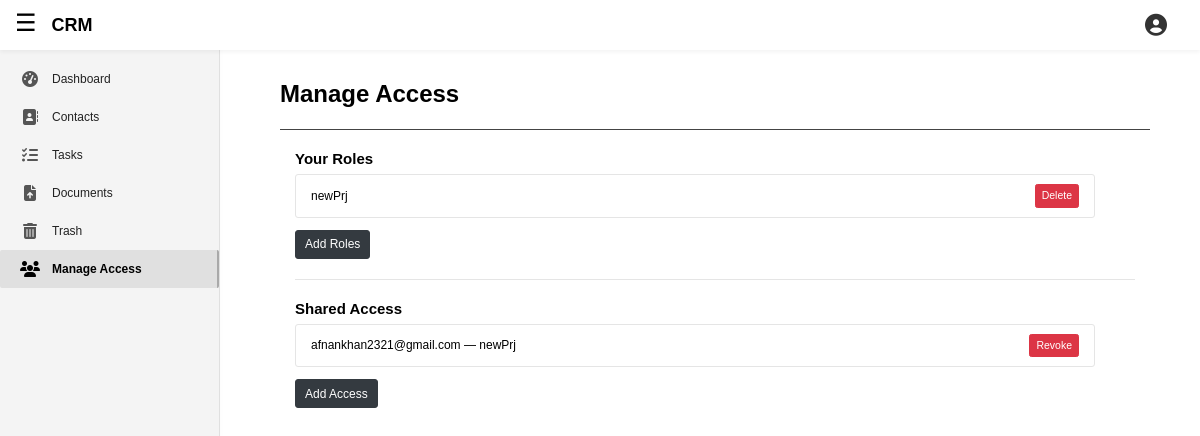
The page /apps/manage-access/ (signed in) on the database its author committed.
### accounts/models.py (models this page shows, shortened)
class Role(models.Model):
    name = models.CharField(max_length = 50)
    can_read_contact = models.BooleanField(default = False)
    can_add_contact = models.BooleanField(default = False)
    can_edit_contact = models.BooleanField(default = False)
    can_delete_contact = models.BooleanField(default = False)
    can_permanent_delete_contact = models.BooleanField(default = False)
    can_add_project = models.BooleanField(default = False)
    can_read_tasks = models.BooleanField(default = False)
    can_add_tasks = models.BooleanField(default = False)
    can_edit_tasks = models.BooleanField(default = False)
    can_delete_tasks = models.BooleanField(default = False)
    can_permanent_delete_tasks = models.BooleanField(default = False)
    can_read_documents = models.BooleanField(default = False)
    can_add_documents = models.BooleanField(default = False)
    can_edit_documents = models.BooleanField(default = False)
    can_delete_documents = models.BooleanField(default = False)
    can_permanent_delete_documents = models.BooleanField(default = False)
    user = models.ForeignKey(
        BusinessUser,
        on_delete = models.CASCADE,
    )
    class Meta:
        unique_together = ('user', 'name', )

class AccessPermission(models.Model):
    owner = models.ForeignKey(
        BusinessUser,
        related_name = 'shared_with',
        on_delete = models.CASCADE,
    )
    shared_with = models.ForeignKey(
        BusinessUser,
        related_name='accessible_accounts',
        on_delete = models.CASCADE,
    )
    role = models.ForeignKey(
        Role,
        on_delete = models.CASCADE,
    )
    date_shared = models.DateTimeField(auto_now_add = True)
    class Meta:
        unique_together = ('owner', 'shared_with', )

class BusinessUser(models.Model):
    public_id = models.UUIDField(default=uuid.uuid4, unique=True, editable=False)
    company_email = models.EmailField(max_length=60, unique=True, null=True, blank=True)
    company_name = models.CharField(max_length=95, unique=True, null=True, blank=True)
    industry = models.CharField(max_length=100, blank=True, null=True)
    job_title = models.CharField(max_length=255, blank=True, null=True)
    employees = models.IntegerField(default=None, blank=True, null=True)
    website = models.URLField(max_length=200, blank=True, null=True)
    address = models.TextField(blank=True, null=True)
    country = models.CharField(max_length=100, blank=True, null=True)
    phone = models.CharField(max_length=15, blank=True, null=True)
    last_login = models.DateTimeField(auto_now=True)
    company_logo = models.ImageField(upload_to=get_image_filepath, blank=True, null=True, default=get_default_image)
    user = models.OneToOneField(User, on_delete=models.CASCADE)

### featuredApp/views.py (the view, shortened to what this page needs)
# urls.py: path('manage-access/', views.manage_access, name='appManageAccess'),
@login_required
def manage_access(request):
    user = request.user.businessuser
    projects = Project.objects.filter(user=user)
    roles = Role.objects.filter(user=user)
    accesses = AccessPermission.objects.filter(owner=user)
    logged_in_user = request.user.businessuser
    role_form = RolesCreationForm_Account(user=user)
    permission_formset_factory = modelformset_factory(
        ProjectAccessPermission,
        form=ProjectAccessPermissionForm_Client,
        extra=len(projects)
    )
    permission_formset = None
    initial_data = [{
        'project_id': project.id,
        'project_name': project.name,
        'can_read_project': False,
        'can_edit_project': False,
        'can_delete_project': False,
        'can_permanent_delete_project': False,
    } for project in projects]
    permission_formset = permission_formset_factory(
        queryset=ProjectAccessPermission.objects.none(),
        initial=initial_data,
    )
    formset_with_projects = zip(permission_formset, projects)
    context = {
        'formA': role_form,
        'formB': permission_formset,
        'formB_with_project_queryset': formset_with_projects,
        'project_queryset': projects,
        'roles': roles,
        'accesses': accesses,
        'businessuser': user,
    }
    return render(request, 'featuredApp/manage_access.html', context)

### client/models.py (called while the page is built)
    def get_queryset(self):
        return super().get_queryset().filter(is_deleted = False)

### featuredApp/context_processor.py (called while the page is built)
def accessible_accounts(request):
    if request.user.is_authenticated:
        accounts = request.user.businessuser.accessible_accounts.select_related('owner', 'role')
        self_account = request.user.businessuser
    else:
        accounts = []
    return {
        'self_account': self_account,
        'accessible_accounts': accounts,
    }

### featuredApp/templates/featuredApp/manage_access.html (shortened to what this page needs)
{% extends 'featuredApp/base.html' %}
{% load static %}
{% load crispy_forms_tags %}
{% load widget_tweaks %}
{% block addCSSlink %}
	<link rel="stylesheet" type="text/css" href="{% static 'featuredApp/pop_up.css' %}">
{% endblock addCSSlink %}
{% block contentBody1 %}
	<h2 style="font-weight: bolder;"> Manage Access </h2>
	<hr class="division-line-h2" style="">
	<div class="container">
		<div class="column">
			<div class="w-100">
				<h5 style="font-weight:800">Your Roles</h5>
				<ul class="list-group mb-3" style="max-width: 800px;">
					{% for role in roles %}
						<li class="list-group-item d-flex justify-content-between align-items-center manage-access-ul-list-item">
							{{ role.name }}
							<form method="post" action="{% url 'delete_role' role.id %}">
								<button type="submit" class="btn btn-sm btn-danger">Delete</button>
							</form>
						</li>
					{% endfor %}
				</ul>
				<button class="btn btn-dark" type="button" onclick="openRolesFormPopUp()">Add Roles</button>
			</div>
			<hr style="margin: 20px 0;">
			<div class="w-100">
				<h5 style="font-weight: 800">Shared Access</h5>
				<ul class="list-group mb-3" style="max-width: 800px">
					{% for access in accesses %}
						<li class="list-group-item d-flex justify-content-between align-items-center manage-access-ul-list-item">
							{{ access.shared_with.company_email }} — {{ access.role.name }}
							<form method="post" action="{% url 'delete_access' access.id %}">
								<button type="submit" class="btn btn-sm btn-danger">Revoke</button>
							</form>
						</li>
					{% endfor %}
				</ul>
				<button class="btn btn-dark" type="button" onclick="openAccessFormPopUp()">Add Access</button>
			</div>
		</div>
	</div>
{% endblock contentBody1 %}

### accounts/static/accounts/base.css (style rules this page uses)
body { background: #fafafa; color: #333333; margin-top: 5rem; }
h1, h2, h3, h4, h5, h6 { color: #444444; }
ul { margin: 0; }

### featuredApp/static/featuredApp/base.css (style rules this page uses)
:root { --heading-color: black; --body-background-color: #ffffff; --body-color: #222; --top-header-background-color: #ffffff; --top-header-color: #222; --sidebar-background-color: #f4f4f4; --sidebar-color: #222; --sidebar-border-right-color: #e0e0e0; --menu-items-a-color: #222; --menu-items-a-i-color: #555; --menu-items-a-hover-background-color: #e0e0e0; --menu-items-a-hover-border-right-color: darkgray; --top-header-background-color: #ffffff; --top-header-menu-toggle-color: black; --top-header-logo-color: black; --top-header-right-nav-account-icon: #333; --top-header-box-shadow-color: rgba(0,0,0,0.05); --account-panel-background-color: #fff; --account-panel-border-left-color: #e5e5e5; --account-panel-company-name-color: #222; --account-panel-company-email-color: #777; --account-panel-body-a-hover: #007bff; --account-panel-header-border-bottom: #eee; --account-panel-header-profile-link-color: #0000EE; --account-panel-body-menu-background-color: #e0e0e0; --account-panel-appearance-color: black; --account-panel-appearance-background-color: #fff; --account-panel-appearance-border-left-color: #e5e5e5; --account-panel-appearance-back-img: black; --account-panel-appearance-menu-hover-background-color: #eee; --featuredApp-dashboard-welcome-box: linear-gradient(135deg, #f0f8ff, #e0f7fa); --featuredApp-dashboard-welcome-box-p-color: #adb5bd; --featuredApp-dashboard-division-line-h2: #444; --featuredApp-dashboard-ul-list-item-background-color: white; --featuredApp-dashboard-ul-list-item-color: black; --featuredApp-dashboard-ul-list-item-border-color: #e5e5e5; --featuredApp-dashboard-ul-list-item-a-hover: #007bff; --featuredApp-contacts-table-border-color: #e0e0e0; --featuredApp-contacts-a-hover: #007bff; --featuredApp-contacts-checkbox-accent-color: #007bff; --featuredApp-contacts-icon-button-background-color: white; --featuredApp-contacts-icon-button-color: black; --featuredApp-contacts-form-control-input-bg: #ffffff; --featuredApp-contacts-form-control-input-color: #222222; --featuredApp-contacts-form-control-input-border: #ccc; --featuredApp-contacts-form-control-input-placeholder: #888; --featuredApp-contacts-form-control-input-focus-border: #007bff; --featuredApp-contacts-form-control-input-caret-color: #222; --featuredApp-contacts-form-add-pop-up-window-background-color: white; --featuredApp-contacts-form-add-pop-up-window-color: black; --featuredApp-tasks-date-and-time: invert(0); --featuredApp-trash-table-striped-odd-background-color: #fff; --featuredApp-trash-table-striped-odd-color: #f9f9f9; }
html, body { font-size: 12px; margin: 0; padding: 0; font-family: sans-serif; height: 100%; }
h1, h2, h3, h4, h5, h6 { color: var(--heading-color); }
.handle-body-level { background-color: var(--body-background-color); color: var(--body-color); padding-bottom: 200px; }

### featuredApp/templates/featuredApp/manage_access.html (style rules this page uses)
.division-line-h2 { margin: 20px 0; border-color: var(--featuredApp-dashboard-division-line-h2); }
.manage-access-ul-list-item { background-color: var(--featuredApp-dashboard-ul-list-item-background-color); color: var(--featuredApp-dashboard-ul-list-item-color); border-color: var(--featuredApp-dashboard-ul-list-item-border-color); }

### rows shown on the page
Role: name "newPrj"
AccessPermission: shared_with.company_email "afnankhan2321@gmail.com", role.name "newPrj"
